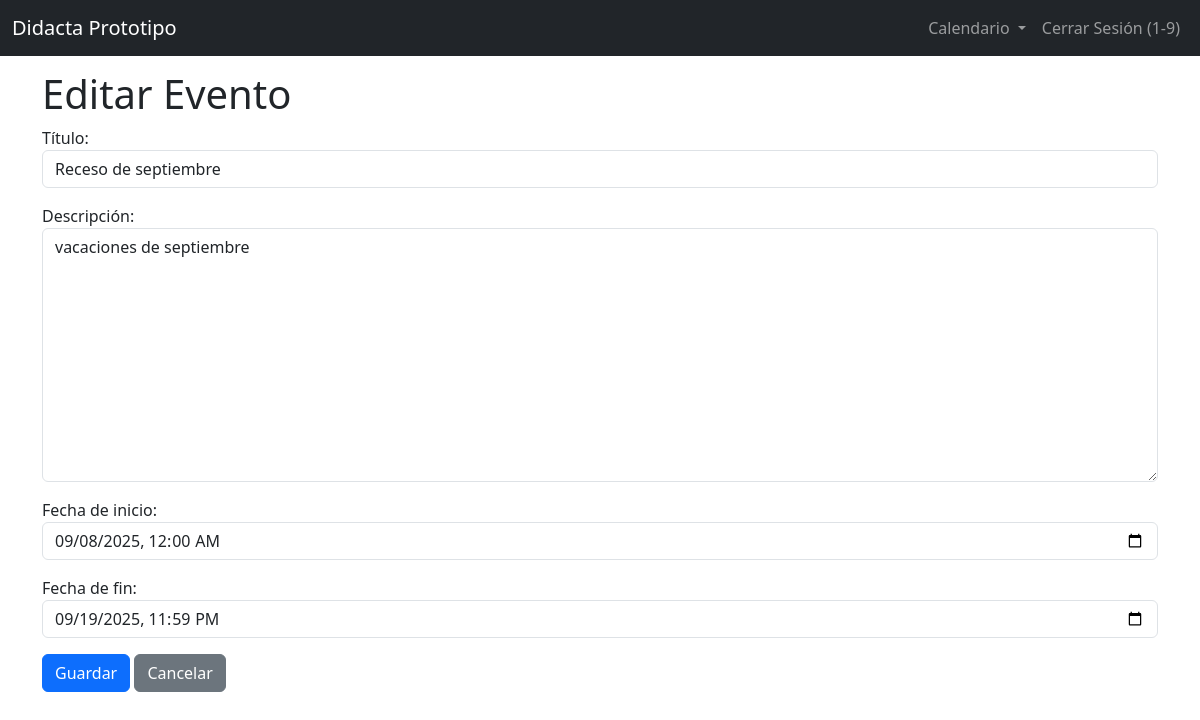
The page /calendario/evento/editar/1/ (signed in) on the database its author committed.
### core/models.py (models this page shows, shortened)
class Usuario(AbstractUser):
    rut = models.CharField(max_length=12, unique=True, verbose_name=_("RUT"))
    username = None  # Eliminar el campo username
    USERNAME_FIELD = "rut"
    REQUIRED_FIELDS = []
    objects = UsuarioManager()

class Evento(models.Model):
    titulo = models.CharField(max_length=200, verbose_name=_("Título"))
    descripcion = models.TextField(blank=True, null=True, verbose_name=_("Descripción"))
    fecha_inicio = models.DateTimeField(verbose_name=_("Fecha de inicio"))
    fecha_fin = models.DateTimeField(verbose_name=_("Fecha de fin"))
    usuario = models.ForeignKey(Usuario, on_delete=models.CASCADE, related_name='eventos', verbose_name=_("Usuario"))
    objects = models.Manager()  # Agregar explícitamente el manager
    class Meta:
        verbose_name = _("Evento")
        verbose_name_plural = _("Eventos")
        ordering = ['fecha_inicio']

### core/views.py (the view)
# urls.py: path("evento/editar/<int:pk>/", views.evento_editar, name="evento_editar"),
@login_required
@user_passes_test(is_admin)
def evento_editar(request, pk):
    evento = get_object_or_404(Evento, pk=pk, usuario=request.user)
    if request.method == "POST":
        form = EventoForm(request.POST, instance=evento)
        if form.is_valid():
            form.save()
            messages.success(request, "Evento actualizado exitosamente.")
            return redirect("calendario")
    else:
        form = EventoForm(instance=evento)
    return render(request, "core/evento_form.html", {"form": form, "action": "Editar"})

### core/forms.py
class EventoForm(forms.ModelForm):
    class Meta:
        model = Evento
        fields = ["titulo", "descripcion", "fecha_inicio", "fecha_fin"]
        widgets = {
            "fecha_inicio": forms.DateTimeInput(attrs={
                "type": "datetime-local",
                "class": "form-control"
            }),
            "fecha_fin": forms.DateTimeInput(attrs={
                "type": "datetime-local",
                "class": "form-control"
            }),
            "titulo": forms.TextInput(attrs={
                "class": "form-control"
            }),
            "descripcion": forms.Textarea(attrs={
                "class": "form-control"
            }),
        }

### core/views.py (called while the page is built)
def is_admin(user):
    return user.is_superuser

### core/templates/core/evento_form.html (shortened to what this page needs)
{% extends "base.html" %}
{% block content %}
    <h1>{{ action }} Evento</h1>
    <form method="post">
        {{ form.as_p }}
        <button type="submit" class="btn btn-primary">Guardar</button>
        <a href="{% url 'calendario' %}" class="btn btn-secondary">Cancelar</a>
    </form>
{% endblock %}

### core/templates/base.html (shortened to what this page needs)
<!DOCTYPE html>
<html lang="es">
<head>
    <link href="https://cdn.jsdelivr.net/npm/bootstrap@5.3.2/dist/css/bootstrap.min.css" rel="stylesheet">
</head>
<body>
    <nav class="navbar navbar-expand-lg navbar-dark bg-dark fixed-top">
        <div class="container-fluid">
            <a class="navbar-brand" href="{% url 'calendario' %}">Didacta Prototipo</a>
            <div class="collapse navbar-collapse" id="navbarNav">
                <ul class="navbar-nav ms-auto">
                    {% if user.is_authenticated %}
                        <li class="nav-item dropdown">
                            <a class="nav-link dropdown-toggle" href="#" role="button" data-bs-toggle="dropdown" aria-expanded="false">
                                Calendario
                            </a>
                        </li>
                        <li class="nav-item">
                            <a class="nav-link" href="{% url 'logout' %}">Cerrar Sesión ({{ user.rut }})</a>
                        </li>
                    {% endif %}
                </ul>
            </div>
        </div>
    </nav>
    <div class="container">
        {% block content %}
        {% endblock %}
    </div>
</body>
</html>

### core/templates/base.html (style rules this page uses)
body { padding-top: 70px; }
.navbar { margin-bottom: 20px; }

### rows shown on the page
Usuario: rut "1-9"
Evento: titulo "Receso de septiembre", descripcion "vacaciones de septiembre", fecha_inicio "09/08/2025 00:00", fecha_fin "09/19/2025 23:59"

### other values the page prints
{{ action }} "Editar"
